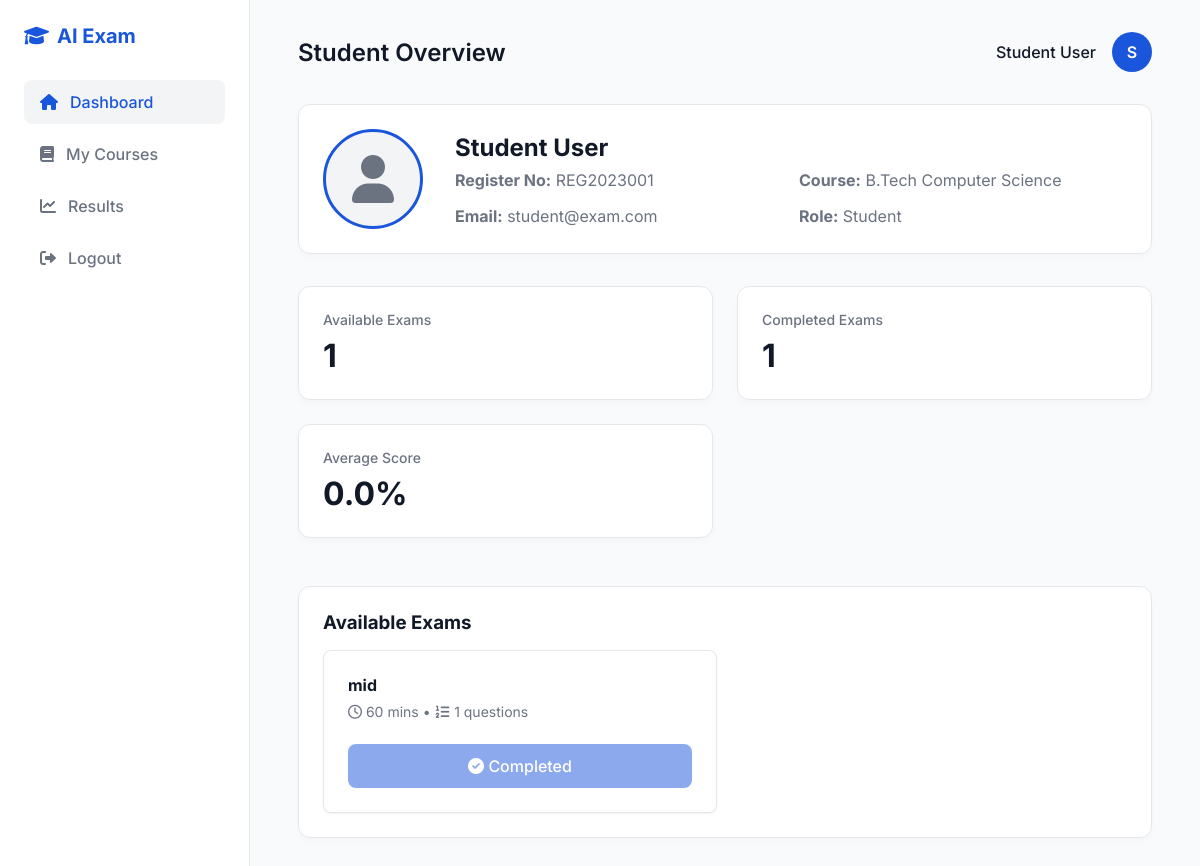
/student/dashboard (signed in), run on an earlier commit of the app's database.
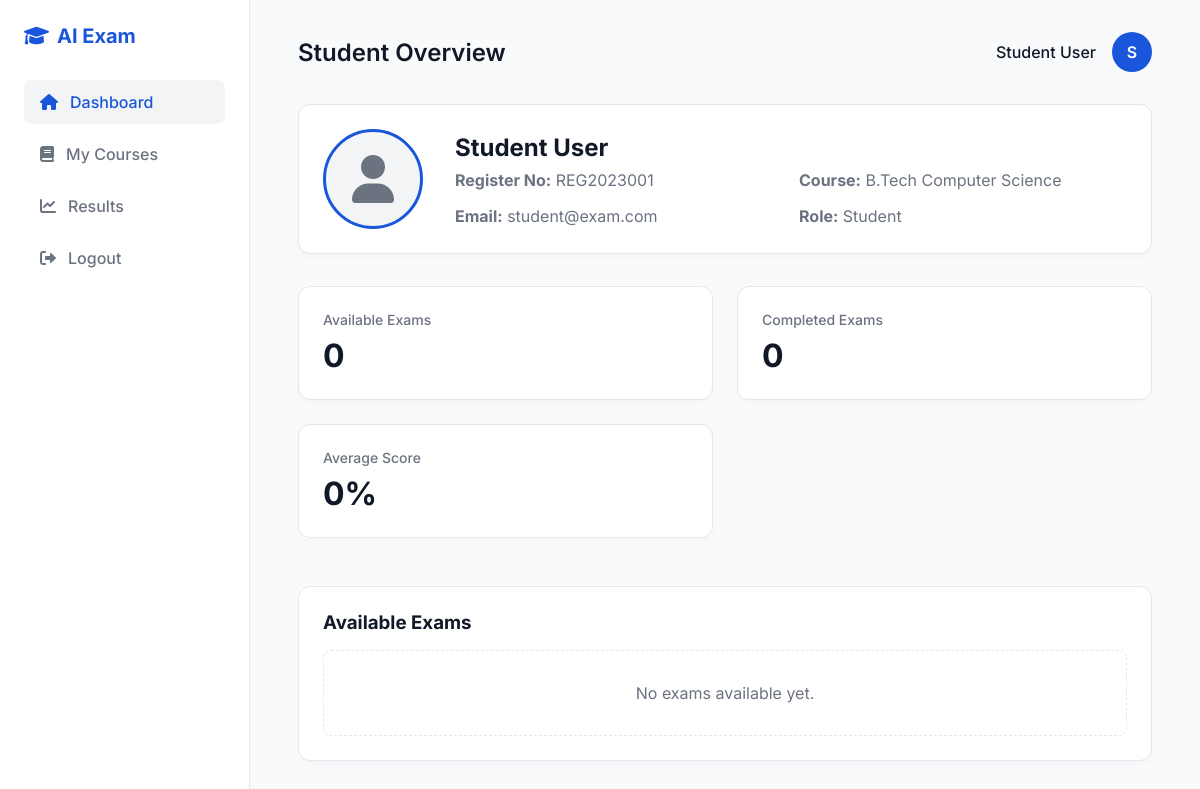
And on a later commit of the database.
### tables this page shows
CREATE TABLE exams (
            id INTEGER PRIMARY KEY AUTOINCREMENT,
            exam_name TEXT NOT NULL,
            duration INTEGER NOT NULL,
            created_date DATETIME DEFAULT CURRENT_TIMESTAMP,
            created_by INTEGER NOT NULL,
            FOREIGN KEY (created_by) REFERENCES users (id)
        );

### app.py (the view)
@app.route('/student/dashboard')
def student_dashboard():
    if session.get('role') != 'student':
        return redirect(url_for('login'))
    conn = get_db_connection()
    student = conn.execute('SELECT * FROM users WHERE id = ?', (session['user_id'],)).fetchone()
    exams = conn.execute('''
        SELECT e.*,
               (SELECT COUNT(*) FROM questions q WHERE q.exam_id = e.id) as question_count
        FROM exams e
    ''').fetchall()
    results = conn.execute('SELECT * FROM results WHERE register_number = ?', (student['register_number'],)).fetchall()
    conn.close()
    return render_template('student_dashboard.html', student=student, exams=exams, results=results)

### app.py (called while the page is built)
def get_db_connection():
    conn = sqlite3.connect(DATABASE)
    conn.row_factory = sqlite3.Row
    return conn

### templates/student_dashboard.html (shortened to what the changed rows need)
<!DOCTYPE html>
<html lang="en">
<head>
    <link rel="stylesheet" href="{{ url_for('static', filename='style.css') }}">
    <link href="https://cdnjs.cloudflare.com/ajax/libs/font-awesome/6.0.0/css/all.min.css" rel="stylesheet">
</head>
<body>
    <div class="dashboard-layout">
        <main class="main-content">
            <div class="stat-card" style="margin-bottom: 2rem; display: flex; align-items: center; gap: 2rem;">
                <div style="flex: 1;">
                    <h2 style="margin-bottom: 0.5rem; font-size: 1.5rem;">{{ student.name }}</h2>
                </div>
            </div>
            <div class="dashboard-grid">
                <div class="stat-card">
                    <div class="stat-title">Available Exams</div>
                    <div class="stat-value">{{ exams|length }}</div>
                </div>
                <div class="stat-card">
                    <div class="stat-title">Completed Exams</div>
                    <div class="stat-value">{{ results|length }}</div>
                </div>
                <div class="stat-card">
                    <div class="stat-title">Average Score</div>
                    <div class="stat-value">
                        {% if results %}
                            {% set total_marks = [] %}
                            {{ (total_marks | sum / total_marks | length) | round(1) }}%
                        {% else %}
                            0%
                        {% endif %}
                    </div>
                </div>
            </div>
            <div class="stat-card" style="margin-top: 1rem;">
                <h3 style="margin-bottom: 1rem;">Available Exams</h3>
                {% if exams %}
                    <div style="display: grid; grid-template-columns: repeat(auto-fill, minmax(300px, 1fr)); gap: 1rem;">
                    {% for exam in exams %}
                        {% set ns = namespace(completed=false) %}
                        {% for r in results %}
                            {% if r.exam_name == exam.exam_name %}
                                {% set ns.completed = true %}
                            {% endif %}
                        {% endfor %}
                        <div style="padding: 1.5rem; border: 1px solid var(--border); border-radius: 8px; background: #fff; box-shadow: 0 1px 3px rgba(0,0,0,0.05);">
                            <h4 style="margin-bottom: 0.5rem; color: var(--text-main);">{{ exam.exam_name }}</h4>
                            <p style="color: var(--text-muted); font-size: 0.875rem; margin-bottom: 1.5rem;">
                                <i class="far fa-clock"></i> {{ exam.duration }} mins • <i class="fas fa-list-ol"></i> {{ exam.question_count }} questions
                            </p>
                            {% if ns.completed %}
                                <button class="btn-primary" disabled style="width: 100%; opacity: 0.5; cursor: not-allowed;"><i class="fas fa-check-circle"></i> Completed</button>
                            {% else %}
                                <a href="{{ url_for('exam_page', exam_id=exam.id) }}" class="btn-primary" style="text-decoration: none; width: 100%; display: block; text-align: center;"><i class="fas fa-play"></i> Start Exam</a>
                            {% endif %}
                        </div>
                    {% endfor %}
                    </div>
                {% else %}
                    <div style="padding: 2rem; border: 1px dashed var(--border); border-radius: 8px; text-align: center; color: var(--text-muted);">
                        No exams available yet.
                    </div>
                {% endif %}
        </main>
    </div>
</body>
</html>

What changed in the data, as far as the page shows it:
removed exams: exam_name "mid", duration "60", question_count "1"
Also different on the page:
{{ exams|length }}: "1" → "0"
{{ results|length }}: "1" → "0"
{{ (total_marks | sum / total_marks | length) | round(1) }}: "0.0" → (not shown)
text now shown: "0% No exams available yet."
